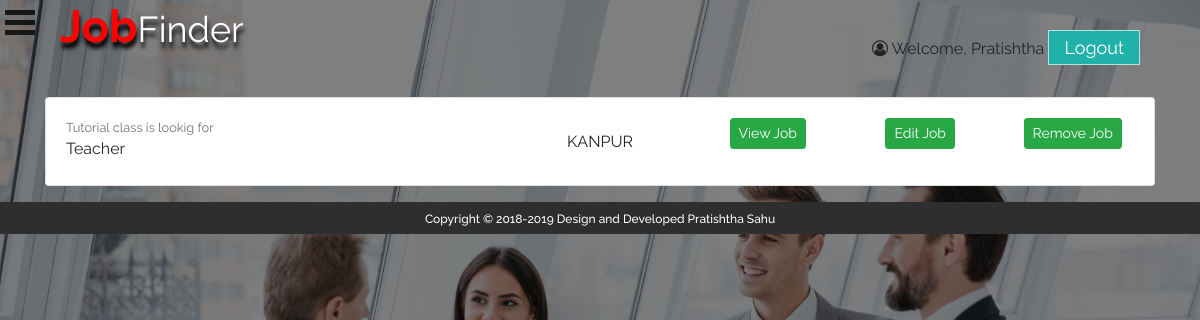
Screenshot of /jobportal/employer/manage.php (signed in) with the database file from the repository.
### tables this page shows
CREATE TABLE `register_jobseeker` (
  `id` int(6) UNSIGNED NOT NULL,
  `Fname` text NOT NULL,
  `Lname` text NOT NULL,
  `FatherName` text NOT NULL,
  `gender` text NOT NULL,
  `dob` text,
  `phone` char(10) NOT NULL,
  `email` text NOT NULL,
  `password` varchar(30) NOT NULL,
  `address` text NOT NULL,
  `resume_file` text NOT NULL,
  `flag` int(1) NOT NULL DEFAULT '0',
  `reg_date` timestamp NOT NULL DEFAULT CURRENT_TIMESTAMP ON UPDATE CURRENT_TIMESTAMP
);

CREATE TABLE `new_jobs` (
  `id` int(6) UNSIGNED NOT NULL,
  `companyname` text NOT NULL,
  `position` text NOT NULL,
  `job_type` text NOT NULL,
  `location` text NOT NULL,
  `salary` text NOT NULL,
  `education` text NOT NULL,
  `experience` text NOT NULL,
  `contact` text NOT NULL,
  `additionaldetails` text NOT NULL,
  `emp_email` text NOT NULL,
  `flag` int(11) NOT NULL,
  `applicants_id` text NOT NULL,
  `reg_date` timestamp NOT NULL DEFAULT CURRENT_TIMESTAMP ON UPDATE CURRENT_TIMESTAMP
);

### jobportal/employer/manage.php (the view, shortened to what this page needs)
<?php
	include_once('../db.php');
	?>
<?php include_once('../header.php');?>
<div id="status">
<?php
$session_email=$_SESSION["useremail"];
$sql="SELECT * FROM new_jobs where emp_email='$session_email'";
	$result=mysqli_query($conn,$sql);
	if($result->num_rows>0)
	{
		while($row=$result->fetch_assoc())
		{ ?>
	<div class="card mb-3">
  <div class="card-body">
  <div class="row">
    <div class="col">
	<p class="card-text"><small class="text-muted"><?php echo $row["companyname"]; ?> is lookig for </small>
    <br/><?php echo $row["position"]; ?></p>
    </div>
    <div class="col-2" style=" display: block; margin: auto; text-align: center; ">
      <?php echo $row["location"]; ?>
    </div>
    <div class="col" style=" display: block; margin: auto; text-align: center; ">
  <div class="row">
	<div class="col-4">
<form method="GET" action="view_job.php" name="submit">
     <button type="submit" class="btn btn-success btn-sm">View Job</button>
	 </form>
    </div>
	<div class="col-4">
<form method="GET" action="editjob.php" name="submit">
     <button type="submit" class="btn btn-success btn-sm">Edit Job</button>
	 </form>
    </div>
	<div class="col-4">
<form method="POST" action="<?php echo htmlspecialchars($_SERVER["PHP_SELF"]);?>" name="submit">
     <button type="submit" class="btn btn-success btn-sm" name="removejob">Remove Job</button>
	 </form>
    </div>
    </div>
    </div>
  </div>
  </div>
</div>
		<?php }
	}
	else
	{
		echo "o result";
	}
?>
</div>
</div>
<?php include_once('../footer.php')?>

### jobportal/header.php (shortened to what this page needs)
<html>
<head>
<link href="/jobportal/css/bootstrap.css" rel="stylesheet">
<link href="/jobportal/css/style.css" rel="stylesheet">
<link href="https://stackpath.bootstrapcdn.com/font-awesome/4.7.0/css/font-awesome.min.css" rel="stylesheet">
</head>
<?php
include_once('sidebar.php');
?>
<body class="bg-image">
<div class="main-container" id="main-container">
<div class="header">
<h2>Job<small>Finder</small></h2>
<ul class="main-nav">
<?php
 if(isset($_SESSION['useremail'])){
include_once('db.php');
$usremail = $_SESSION['useremail'];
$sql="SELECT Fname FROM register_jobseeker where email='$usremail'";
	$result=mysqli_query($conn,$sql);
	$row=$result->fetch_assoc();
	 ?><li class="active"><i class="fa fa-user-circle-o" aria-hidden="true"></i>
 Welcome, <?php echo $row["Fname"]; ?></li>
<li class="active"><form method="POST" action="<?php echo htmlspecialchars($_SERVER["PHP_SELF"]);?>"><input type="submit" class="btn-change8" name="logoutfrom" value="Logout"/></form></li><?php } ?>
</ul>
</div>
<div class="container">

### jobportal/css/style.css (style rules this page uses)
body { margin: 0; font-family: Arial, Helvetica, sans-serif; }
.main-container { width:100%; display:block; margin:0 auto; }
input[type="submit"] { border: none; outline: none; height: 35px; background: lightseagreen; color: #fff; font-size: 18px; margin: 0 auto; display: table; width: auto; border: 1px solid #ffffffa6; padding: 0 15px; }
.container { display: table; margin: auto; }
.searchform-home input::placeholder, { font-weight:bold; }
.btn-change8 { background: lightseagreen; box-shadow: 0 0 1px #ccc; -webkit-transition-duration: 0.3s; -webkit-transition-timing-function: linear; box-shadow:0px 0 0 #31708f inset; }
.header { width: 100%; max-width: 1080px; margin: 0 auto; }
.header h2 { color: #ff0200; font-size: 45px; text-shadow: 1px 6px 4px #000; font-weight: bold; float: left; }
.header h2 small { color: white; }
.header ul { list-style:none; margin-top:30px; float: right; }
.header ul li { display:inline-block; }
body { margin:0px; padding:0px; font-family: 'Raleway', sans-serif; }
.btn-change8 { background: lightseagreen; box-shadow: 0 0 1px #ccc; -webkit-transition-duration: 0.3s; -webkit-transition-timing-function: linear; box-shadow:0px 0 0 #31708f inset; border: 1px solid grey; color: #fff; }
.bg-image { background:linear-gradient(rgba(0,0,0,0.5),rgba(0,0,0,0.5)),url('/jobportal/image/a.jpg') no-repeat center; background-size:cover; background-attachment:fixed; overflow-x: hidden; }

### rows the page displays
register_jobseeker: Fname "Pratishtha"
new_jobs: companyname "Tutorial class", position "Teacher", location "KANPUR"
